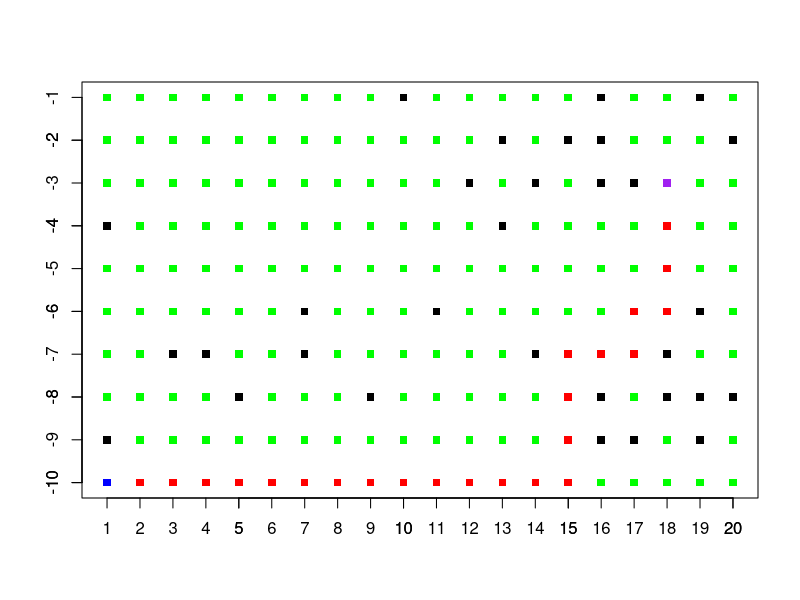

Write the R code that produced this figure.
m <- matrix(c(0,0,0,0,0,0,0,0,0,-1,0,0,0,0,0,-1,0,0,-1,0,
              0,0,0,0,0,0,0,0,0,0,0,0,-1,0,-1,-1,0,0,0,-1,
              0,0,0,0,0,0,0,0,0,0,0,-1,0,-1,0,-1,-1,0,0,0,
              -1,0,0,0,0,0,0,0,0,0,0,0,-1,0,0,0,0,0,0,0,
              0,0,0,0,0,0,0,0,0,0,0,0,0,0,0,0,0,0,0,0,
              0,0,0,0,0,0,-1,0,0,0,-1,0,0,0,0,0,0,0,-1,0,
              0,0,-1,-1,0,0,-1,0,0,0,0,0,0,-1,0,0,0,-1,0,0,
              0,0,0,0,-1,0,0,0,-1,0,0,0,0,0,0,-1,0,-1,-1,-1,
              -1,0,0,0,0,0,0,0,0,0,0,0,0,0,0,-1,-1,0,-1,0,
              0,0,0,0,0,0,0,0,0,0,0,0,0,0,0,0,0,0,0,0), nrow = 10, ncol = 20, byrow = TRUE)



start <- c(10,1) #синий цвет
finish <- c(3,18) #фиолетовый цвет

m[start[1],start[2]] <- 1
d <- 2 #длина волны

wave <- TRUE #возможность распространения волны

while(wave == TRUE && m[finish[1],finish[2]]==0) {
  wave <- FALSE
  for (i in 1:nrow(m)) {
    for (j in 1:ncol(m)) {
      if (m[i, j] == d - 1) {
        if(i + 1 <= nrow(m) && m[i+1,j] == 0){
          m[i+1,j] <- d
          wave <- TRUE
        }
        if(i - 1 > 0 && m[i-1,j] == 0){
          m[i-1,j] <- d
          wave <- TRUE
        }
        if(j-1 > 0 && m[i,j-1] == 0){
          m[i,j-1] <- d
          wave <- TRUE
        }
        if(j + 1 <= ncol(m) && m[i,j+1] == 0){
          m[i,j+1] <- d
          wave <- TRUE
        }
      }
    }
  }
  
  d <- d + 1
}

m #вывод матрциы


if(m[finish[1],finish[2]]>0){
  path <- c()
  d <- d - 1  #т.к его значение мы лишний раз в цикле на последнем шаге увеличили
  
  x <- finish[1]
  y <- finish[2]
  while(m[x,y] != 1){
    if(x + 1 <= nrow(m) && m[x+1,y] == d - 1){
      path <- append(path,(paste(x,y)))
      x <- x + 1
      d <- d - 1 
      next
    }
    if(x - 1 > 0 && m[x-1,y] == d - 1){
      path <- append(path,(paste(x,y)))
      x <- x - 1
      d <- d - 1 
      next
    }
    if(y-1 > 0 && m[x,y-1] == d - 1){
      path <- append(path,(paste(x,y)))
      y <- y - 1
      d <- d - 1 
      next
    }
    if(y + 1 <= ncol(m) && m[x,y+1] == d - 1){
      path <- append(path,(paste(x,y)))
      y <- y + 1
      d <- d - 1 
      next
    }
  }


colors <- c()
for(i in 1:nrow(m)) {
  for (j in 1:ncol(m)) {
    if (m[i, j] == -1) { #стена
      colors <- append(colors, "black")
    }else if(m[i, j] == 1){ #начальная вершина
      colors <- append(colors,"blue")
    }else if(i == finish[1] && j == finish[2]){ #конечная
      colors <- append(colors,"purple")
    } else if(paste(i,j) %in% path){
      colors <- append(colors, "red") #путь
    }
    else{
      colors <- append(colors, "green") #пустые
    }
  }
}

c(sapply(seq(-1, -1*nrow(m)), function(i) rep(i, ncol(m))))

plot(c(rep(seq(1,ncol(m)),nrow(m))),
     c(sapply(seq(-1, -1*nrow(m)), function(i) rep(i, ncol(m)))),
     pch=15,
     col=colors,
     xlab="",ylab="")
axis(1, at = 1:ncol(m))
axis(2, at = -nrow(m):-1)
}else{
  print("Пути нет")
}